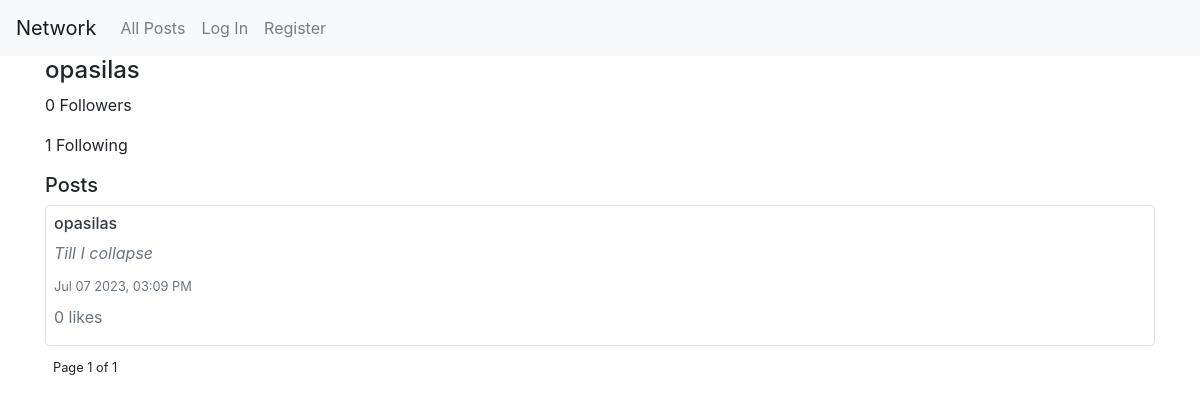
/profile/opasilas, run on an earlier commit of the app's database.
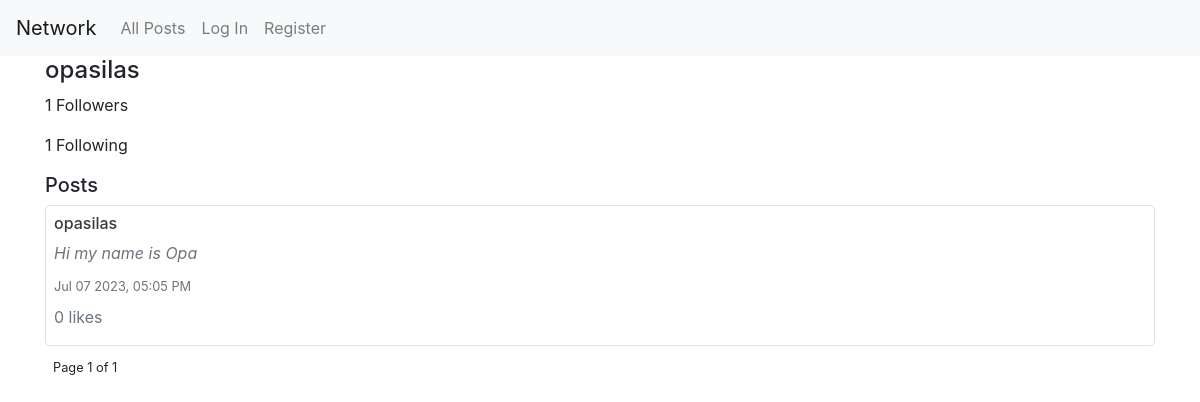
And on a later commit of the database.
### network/models.py (models this page shows, shortened)
class User(AbstractUser):
    pass

class Post(models.Model):
    creator = models.ForeignKey(User, on_delete=models.CASCADE, related_name="posts")
    content = models.TextField(blank=True)
    timestamp = models.DateTimeField(auto_now_add=True)
    def serialize(self):
        return {
            "id": self.id,
            "content": self.content,
            "timestamp": self.timestamp.strftime("%b %d %Y, %I:%M %p"),
            "likes": self.likes.count(),
            "creator": self.creator.username
        }

### network/views.py (the view)
# urls.py: path("profile/<str:username>", views.profile, name="profile"),
def profile(request, username):
    user = User.objects.get(username=username)
    posts = Post.objects.filter(creator=user).order_by("id").reverse()
    posts = [post.serialize() for post in posts]
    p = Paginator(posts, 10)
    page_number = request.GET.get("page")
    page_obj = p.get_page(page_number)
    following_user = user.user_followed.filter(user=request.user).exists() if request.user.is_authenticated else False
    return render(
        request,
        "network/profile.html",
        {
            "username": username,
            "followers": user.user_followed.count(),
            "following": user.user_following.count(),
            "posts": page_obj,
            "toggle": request.user.is_authenticated and request.user != user,
            "following_user": following_user,
        },
    )

### network/templates/network/profile.html (shortened to what this page needs)
{% extends "network/layout.html" %}
{% block body %}
<div class="container">
    <h4>{{ username }}</h4>
    <p>{{ followers }} Followers</p>
    <p>{{ following }} Following</p>
    <h5>Posts</h5>
    {% for post in posts %}
    <div class="border p-2 mb-2 rounded-lg">
        <h6><a href="{% url 'profile' username %}" class="text-dark">{{ post.creator }}</a></h6>
        <p class="text-secondary font-italic mb-2">{{ post.content }}</p>
        <p class="text-secondary mb-2">
            <small>
                {{ post.timestamp }}
            </small>
        </p>
        <p class="text-secondary mb-2">{{ post.likes }} likes</p>
    </div>
    {% endfor %}
    <nav aria-label="Page navigation">
        <ul class="pagination d-flex align-items-center">
            <span  class="px-2">
                <small>
                    Page {{ posts.number }} of {{ posts.paginator.num_pages }}
                </small>
            </span>
        </ul>
    </nav>
</div>
{% endblock %}

### network/templates/network/layout.html (shortened to what this page needs)
{% load static %}
<!DOCTYPE html>
<html lang="en">
    <head>
        <link rel="stylesheet" href="https://stackpath.bootstrapcdn.com/bootstrap/4.4.1/css/bootstrap.min.css">
        <link href="{% static 'network/styles.css' %}" rel="stylesheet">
        <link rel="stylesheet" href="https://cdnjs.cloudflare.com/ajax/libs/font-awesome/4.7.0/css/font-awesome.min.css">
    </head>
    <body>
        <nav class="navbar navbar-expand-lg navbar-light bg-light">
            <a class="navbar-brand" href="#">Network</a>
            <div>
              <ul class="navbar-nav mr-auto">
                <li class="nav-item">
                  <a class="nav-link" href="{% url 'index' %}">All Posts</a>
                </li>
                {% if user.is_authenticated %}
                    <li class="nav-item">
                        <a class="nav-link" href="{% url 'following' %}">Following</a>
                    </li>
                    <li class="nav-item">
                        <a class="nav-link" href="{% url 'logout' %}">Log Out</a>
                    </li>
                {% else %}
                    <li class="nav-item">
                        <a class="nav-link" href="{% url 'login' %}">Log In</a>
                    </li>
                    <li class="nav-item">
                        <a class="nav-link" href="{% url 'register' %}">Register</a>
                    </li>
                {% endif %}
              </ul>
            </div>
          </nav>
        <div class="body">
            {% block body %}
            {% endblock %}
        </div>
    </body>
</html>

What changed in the data, as far as the page shows it:
removed Post: content "Till I collapse"
now on this page (row edited): Post: content "Hi my name is Opa"
Also different on the page:
{{ followers }}: "0" → "1"
new list line: "Jul 07 2023, 05:05 PM 0 likes"
list line gone: "Jul 07 2023, 03:09 PM 0 likes"
